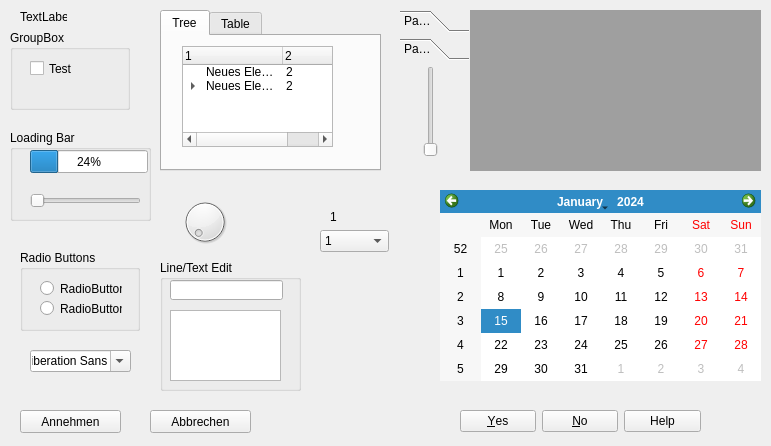
<?xml version="1.0" encoding="UTF-8"?>
<ui version="4.0">
 <class>QtConfig</class>
 <widget class="QWidget" name="QtConfig">
  <property name="geometry">
   <rect>
    <x>0</x>
    <y>0</y>
    <width>771</width>
    <height>446</height>
   </rect>
  </property>
  <property name="windowTitle">
   <string>Test Plugin</string>
  </property>
  <widget class="QPushButton" name="pushButton">
   <property name="geometry">
    <rect>
     <x>20</x>
     <y>410</y>
     <width>101</width>
     <height>23</height>
    </rect>
   </property>
   <property name="text">
    <string>Annehmen</string>
   </property>
   <property name="checkable">
    <bool>false</bool>
   </property>
  </widget>
  <widget class="QPushButton" name="pushButton_2">
   <property name="geometry">
    <rect>
     <x>150</x>
     <y>410</y>
     <width>101</width>
     <height>23</height>
    </rect>
   </property>
   <property name="text">
    <string>Abbrechen</string>
   </property>
  </widget>
  <widget class="QGroupBox" name="groupBox">
   <property name="geometry">
    <rect>
     <x>10</x>
     <y>30</y>
     <width>120</width>
     <height>80</height>
    </rect>
   </property>
   <property name="title">
    <string>GroupBox</string>
   </property>
   <widget class="QCheckBox" name="checkBox">
    <property name="geometry">
     <rect>
      <x>20</x>
      <y>30</y>
      <width>70</width>
      <height>17</height>
     </rect>
    </property>
    <property name="toolTip">
     <string>&lt;html&gt;&lt;head/&gt;&lt;body&gt;&lt;p&gt;&lt;span style=&quot; font-weight:600;&quot;&gt;shit&lt;/span&gt;&lt;/p&gt;&lt;/body&gt;&lt;/html&gt;</string>
    </property>
    <property name="toolTipDuration">
     <number>10</number>
    </property>
    <property name="text">
     <string>Test</string>
    </property>
   </widget>
  </widget>
  <widget class="QDialogButtonBox" name="buttonBox">
   <property name="geometry">
    <rect>
     <x>460</x>
     <y>410</y>
     <width>241</width>
     <height>23</height>
    </rect>
   </property>
   <property name="standardButtons">
    <set>QDialogButtonBox::Help|QDialogButtonBox::No|QDialogButtonBox::Yes</set>
   </property>
  </widget>
  <widget class="QTabWidget" name="tabWidget">
   <property name="geometry">
    <rect>
     <x>160</x>
     <y>10</y>
     <width>221</width>
     <height>161</height>
    </rect>
   </property>
   <property name="currentIndex">
    <number>0</number>
   </property>
   <widget class="QWidget" name="tab">
    <attribute name="title">
     <string>Tree</string>
    </attribute>
    <widget class="QTreeWidget" name="treeWidget">
     <property name="geometry">
      <rect>
       <x>20</x>
       <y>10</y>
       <width>151</width>
       <height>101</height>
      </rect>
     </property>
     <column>
      <property name="text">
       <string>1</string>
      </property>
     </column>
     <column>
      <property name="text">
       <string>2</string>
      </property>
     </column>
     <item>
      <property name="text">
       <string>Neues Element</string>
      </property>
      <property name="text">
       <string>2</string>
      </property>
     </item>
     <item>
      <property name="text">
       <string>Neues Element</string>
      </property>
      <property name="text">
       <string>2</string>
      </property>
      <item>
       <property name="text">
        <string>Neues Element</string>
       </property>
       <property name="text">
        <string>3</string>
       </property>
      </item>
     </item>
    </widget>
   </widget>
   <widget class="QWidget" name="tab_2">
    <attribute name="title">
     <string>Table</string>
    </attribute>
    <widget class="QTableWidget" name="tableWidget">
     <property name="geometry">
      <rect>
       <x>0</x>
       <y>10</y>
       <width>211</width>
       <height>101</height>
      </rect>
     </property>
     <row>
      <property name="text">
       <string>1</string>
      </property>
     </row>
     <row>
      <property name="text">
       <string>2</string>
      </property>
     </row>
     <column>
      <property name="text">
       <string>1</string>
      </property>
     </column>
     <column>
      <property name="text">
       <string>2</string>
      </property>
     </column>
     <item row="0" column="0">
      <property name="text">
       <string>1</string>
      </property>
     </item>
     <item row="0" column="1">
      <property name="text">
       <string>2</string>
      </property>
     </item>
     <item row="1" column="0">
      <property name="text">
       <string>2</string>
      </property>
     </item>
     <item row="1" column="1">
      <property name="text">
       <string>4</string>
      </property>
     </item>
    </widget>
   </widget>
  </widget>
  <widget class="QToolBox" name="toolBox">
   <property name="geometry">
    <rect>
     <x>400</x>
     <y>10</y>
     <width>69</width>
     <height>151</height>
    </rect>
   </property>
   <property name="currentIndex">
    <number>1</number>
   </property>
   <widget class="QWidget" name="page">
    <property name="geometry">
     <rect>
      <x>0</x>
      <y>0</y>
      <width>69</width>
      <height>97</height>
     </rect>
    </property>
    <attribute name="label">
     <string>Page 1</string>
    </attribute>
    <widget class="QCheckBox" name="checkBox_2">
     <property name="geometry">
      <rect>
       <x>0</x>
       <y>10</y>
       <width>70</width>
       <height>17</height>
      </rect>
     </property>
     <property name="text">
      <string>CheckBox</string>
     </property>
    </widget>
    <widget class="QPushButton" name="pushButton_3">
     <property name="geometry">
      <rect>
       <x>0</x>
       <y>40</y>
       <width>61</width>
       <height>23</height>
      </rect>
     </property>
     <property name="text">
      <string>PushButton</string>
     </property>
    </widget>
    <widget class="QSpinBox" name="spinBox">
     <property name="geometry">
      <rect>
       <x>10</x>
       <y>70</y>
       <width>42</width>
       <height>22</height>
      </rect>
     </property>
    </widget>
   </widget>
   <widget class="QWidget" name="page_2">
    <property name="geometry">
     <rect>
      <x>0</x>
      <y>0</y>
      <width>69</width>
      <height>97</height>
     </rect>
    </property>
    <attribute name="label">
     <string>Page 2</string>
    </attribute>
    <widget class="QSlider" name="verticalSlider">
     <property name="geometry">
      <rect>
       <x>20</x>
       <y>0</y>
       <width>22</width>
       <height>91</height>
      </rect>
     </property>
     <property name="orientation">
      <enum>Qt::Vertical</enum>
     </property>
    </widget>
   </widget>
  </widget>
  <widget class="QDial" name="dial">
   <property name="geometry">
    <rect>
     <x>180</x>
     <y>190</y>
     <width>50</width>
     <height>64</height>
    </rect>
   </property>
  </widget>
  <widget class="QLabel" name="label">
   <property name="geometry">
    <rect>
     <x>20</x>
     <y>10</y>
     <width>47</width>
     <height>13</height>
    </rect>
   </property>
   <property name="text">
    <string>TextLabel</string>
   </property>
  </widget>
  <widget class="QGroupBox" name="groupBox_2">
   <property name="geometry">
    <rect>
     <x>20</x>
     <y>250</y>
     <width>120</width>
     <height>81</height>
    </rect>
   </property>
   <property name="title">
    <string>Radio Buttons</string>
   </property>
   <widget class="QRadioButton" name="radioButton">
    <property name="geometry">
     <rect>
      <x>20</x>
      <y>30</y>
      <width>82</width>
      <height>17</height>
     </rect>
    </property>
    <property name="text">
     <string>RadioButton</string>
    </property>
   </widget>
   <widget class="QRadioButton" name="radioButton_2">
    <property name="geometry">
     <rect>
      <x>20</x>
      <y>50</y>
      <width>82</width>
      <height>17</height>
     </rect>
    </property>
    <property name="text">
     <string>RadioButton</string>
    </property>
   </widget>
  </widget>
  <widget class="QStackedWidget" name="stackedWidget">
   <property name="geometry">
    <rect>
     <x>300</x>
     <y>200</y>
     <width>120</width>
     <height>80</height>
    </rect>
   </property>
   <property name="currentIndex">
    <number>1</number>
   </property>
   <widget class="QWidget" name="page_3">
    <widget class="QPushButton" name="pushButton_4">
     <property name="geometry">
      <rect>
       <x>30</x>
       <y>30</y>
       <width>75</width>
       <height>23</height>
      </rect>
     </property>
     <property name="text">
      <string>PushButton</string>
     </property>
    </widget>
    <widget class="QLabel" name="label_3">
     <property name="geometry">
      <rect>
       <x>30</x>
       <y>10</y>
       <width>47</width>
       <height>13</height>
      </rect>
     </property>
     <property name="text">
      <string>2</string>
     </property>
    </widget>
   </widget>
   <widget class="QWidget" name="page_4">
    <widget class="QLabel" name="label_2">
     <property name="geometry">
      <rect>
       <x>30</x>
       <y>10</y>
       <width>47</width>
       <height>13</height>
      </rect>
     </property>
     <property name="text">
      <string>1</string>
     </property>
    </widget>
    <widget class="QComboBox" name="comboBox">
     <property name="geometry">
      <rect>
       <x>20</x>
       <y>30</y>
       <width>69</width>
       <height>22</height>
      </rect>
     </property>
     <item>
      <property name="text">
       <string>1</string>
      </property>
     </item>
     <item>
      <property name="text">
       <string>2</string>
      </property>
     </item>
    </widget>
   </widget>
  </widget>
  <widget class="QGroupBox" name="groupBox_3">
   <property name="geometry">
    <rect>
     <x>10</x>
     <y>130</y>
     <width>141</width>
     <height>91</height>
    </rect>
   </property>
   <property name="title">
    <string>Loading Bar</string>
   </property>
   <widget class="QProgressBar" name="progressBar">
    <property name="geometry">
     <rect>
      <x>20</x>
      <y>20</y>
      <width>118</width>
      <height>23</height>
     </rect>
    </property>
    <property name="value">
     <number>24</number>
    </property>
   </widget>
   <widget class="QSlider" name="horizontalSlider">
    <property name="geometry">
     <rect>
      <x>20</x>
      <y>60</y>
      <width>111</width>
      <height>22</height>
     </rect>
    </property>
    <property name="orientation">
     <enum>Qt::Horizontal</enum>
    </property>
   </widget>
  </widget>
  <widget class="QGroupBox" name="groupBox_4">
   <property name="geometry">
    <rect>
     <x>160</x>
     <y>260</y>
     <width>141</width>
     <height>131</height>
    </rect>
   </property>
   <property name="title">
    <string>Line/Text Edit</string>
   </property>
   <widget class="QTextEdit" name="textEdit">
    <property name="geometry">
     <rect>
      <x>10</x>
      <y>50</y>
      <width>111</width>
      <height>71</height>
     </rect>
    </property>
   </widget>
   <widget class="QLineEdit" name="lineEdit">
    <property name="geometry">
     <rect>
      <x>10</x>
      <y>20</y>
      <width>113</width>
      <height>20</height>
     </rect>
    </property>
   </widget>
  </widget>
  <widget class="QFontComboBox" name="fontComboBox">
   <property name="geometry">
    <rect>
     <x>30</x>
     <y>350</y>
     <width>101</width>
     <height>22</height>
    </rect>
   </property>
  </widget>
  <widget class="QMdiArea" name="mdiArea">
   <property name="geometry">
    <rect>
     <x>470</x>
     <y>10</y>
     <width>291</width>
     <height>161</height>
    </rect>
   </property>
   <widget class="QWidget" name="subwindow">
    <property name="windowTitle">
     <string>Subwindow</string>
    </property>
   </widget>
  </widget>
  <widget class="QCalendarWidget" name="calendarWidget">
   <property name="geometry">
    <rect>
     <x>440</x>
     <y>190</y>
     <width>321</width>
     <height>191</height>
    </rect>
   </property>
  </widget>
 </widget>
 <layoutdefault spacing="6" margin="11"/>
 <resources/>
 <connections>
  <connection>
   <sender>pushButton</sender>
   <signal>clicked()</signal>
   <receiver>QtConfig</receiver>
   <slot>saveToConfig()</slot>
   <hints>
    <hint type="sourcelabel">
     <x>197</x>
     <y>251</y>
    </hint>
    <hint type="destinationlabel">
     <x>199</x>
     <y>149</y>
    </hint>
   </hints>
  </connection>
  <connection>
   <sender>pushButton_2</sender>
   <signal>clicked()</signal>
   <receiver>QtConfig</receiver>
   <slot>close()</slot>
   <hints>
    <hint type="sourcelabel">
     <x>197</x>
     <y>151</y>
    </hint>
    <hint type="destinationlabel">
     <x>141</x>
     <y>102</y>
    </hint>
   </hints>
  </connection>
  <connection>
   <sender>pushButton</sender>
   <signal>clicked()</signal>
   <receiver>QtConfig</receiver>
   <slot>close()</slot>
   <hints>
    <hint type="sourcelabel">
     <x>87</x>
     <y>151</y>
    </hint>
    <hint type="destinationlabel">
     <x>141</x>
     <y>102</y>
    </hint>
   </hints>
  </connection>
  <connection>
   <sender>buttonBox</sender>
   <signal>accepted()</signal>
   <receiver>QtConfig</receiver>
   <slot>saveToConfig()</slot>
   <hints>
    <hint type="sourcelabel">
     <x>410</x>
     <y>151</y>
    </hint>
    <hint type="destinationlabel">
     <x>385</x>
     <y>228</y>
    </hint>
   </hints>
  </connection>
  <connection>
   <sender>buttonBox</sender>
   <signal>rejected()</signal>
   <receiver>QtConfig</receiver>
   <slot>close()</slot>
   <hints>
    <hint type="sourcelabel">
     <x>410</x>
     <y>151</y>
    </hint>
    <hint type="destinationlabel">
     <x>385</x>
     <y>228</y>
    </hint>
   </hints>
  </connection>
  <connection>
   <sender>horizontalSlider</sender>
   <signal>sliderMoved(int)</signal>
   <receiver>progressBar</receiver>
   <slot>setValue(int)</slot>
   <hints>
    <hint type="sourcelabel">
     <x>80</x>
     <y>180</y>
    </hint>
    <hint type="destinationlabel">
     <x>78</x>
     <y>141</y>
    </hint>
   </hints>
  </connection>
 </connections>
 <slots>
  <slot>saveToConfig()</slot>
 </slots>
</ui>
